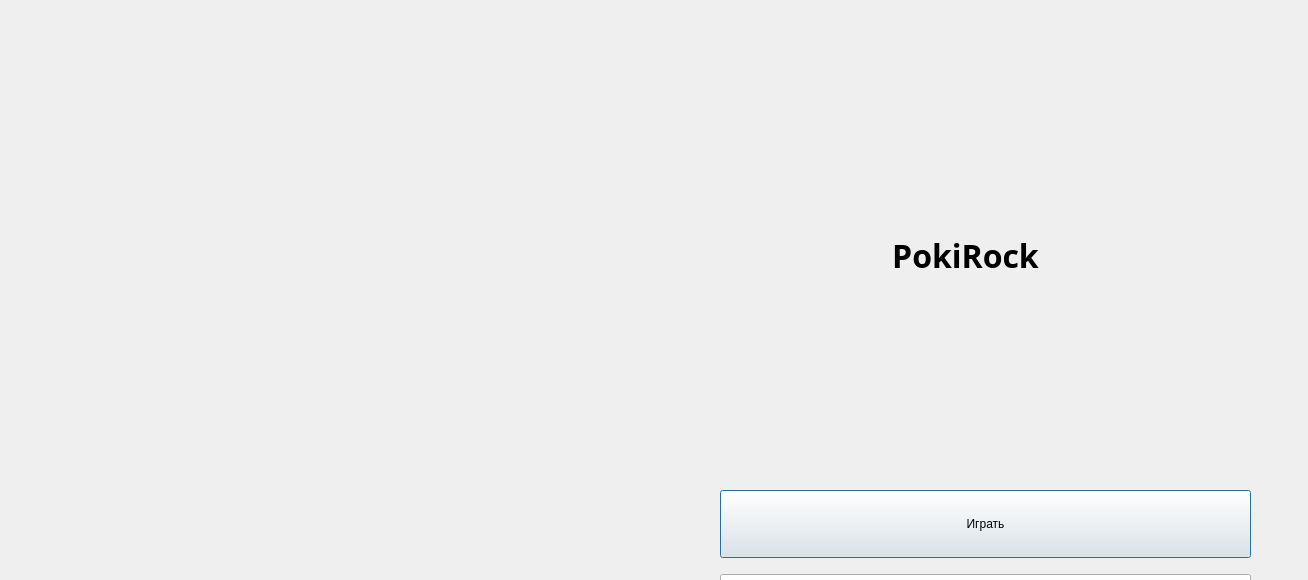
<?xml version="1.0" encoding="UTF-8"?>
<ui version="4.0">
 <class>main_menu</class>
 <widget class="QDialog" name="main_menu">
  <property name="geometry">
   <rect>
    <x>0</x>
    <y>0</y>
    <width>1308</width>
    <height>580</height>
   </rect>
  </property>
  <property name="windowTitle">
   <string>PokiRock</string>
  </property>
  <widget class="QLabel" name="label">
   <property name="geometry">
    <rect>
     <x>800</x>
     <y>190</y>
     <width>331</width>
     <height>131</height>
    </rect>
   </property>
   <property name="font">
    <font>
     <family>Forte</family>
    </font>
   </property>
   <property name="text">
    <string>&lt;html&gt;&lt;head/&gt;&lt;body&gt;&lt;p align=&quot;center&quot;&gt;&lt;span style=&quot; font-size:24pt; font-weight:600;&quot;&gt;PokiRock&lt;/span&gt;&lt;/p&gt;&lt;/body&gt;&lt;/html&gt;</string>
   </property>
   <property name="wordWrap">
    <bool>true</bool>
   </property>
  </widget>
  <widget class="QLabel" name="image">
   <property name="geometry">
    <rect>
     <x>690</x>
     <y>90</y>
     <width>781</width>
     <height>241</height>
    </rect>
   </property>
   <property name="sizePolicy">
    <sizepolicy hsizetype="Fixed" vsizetype="Fixed">
     <horstretch>0</horstretch>
     <verstretch>0</verstretch>
    </sizepolicy>
   </property>
   <property name="text">
    <string/>
   </property>
   <property name="pixmap">
    <pixmap>Poker-Transparent-Images-Clip-Art.png</pixmap>
   </property>
  </widget>
  <widget class="QWidget" name="layoutWidget">
   <property name="geometry">
    <rect>
     <x>720</x>
     <y>490</y>
     <width>531</width>
     <height>321</height>
    </rect>
   </property>
   <layout class="QVBoxLayout" name="verticalLayout">
    <item>
     <widget class="QPushButton" name="pushButton_2">
      <property name="sizePolicy">
       <sizepolicy hsizetype="Preferred" vsizetype="Preferred">
        <horstretch>0</horstretch>
        <verstretch>0</verstretch>
       </sizepolicy>
      </property>
      <property name="text">
       <string>Играть</string>
      </property>
     </widget>
    </item>
    <item>
     <spacer name="verticalSpacer">
      <property name="orientation">
       <enum>Qt::Vertical</enum>
      </property>
      <property name="sizeType">
       <enum>QSizePolicy::Preferred</enum>
      </property>
      <property name="sizeHint" stdset="0">
       <size>
        <width>20</width>
        <height>10</height>
       </size>
      </property>
     </spacer>
    </item>
    <item>
     <widget class="QPushButton" name="pushButton_3">
      <property name="sizePolicy">
       <sizepolicy hsizetype="Minimum" vsizetype="Preferred">
        <horstretch>0</horstretch>
        <verstretch>0</verstretch>
       </sizepolicy>
      </property>
      <property name="text">
       <string>Профиль</string>
      </property>
     </widget>
    </item>
    <item>
     <spacer name="verticalSpacer_2">
      <property name="orientation">
       <enum>Qt::Vertical</enum>
      </property>
      <property name="sizeType">
       <enum>QSizePolicy::Preferred</enum>
      </property>
      <property name="sizeHint" stdset="0">
       <size>
        <width>20</width>
        <height>10</height>
       </size>
      </property>
     </spacer>
    </item>
    <item>
     <widget class="QPushButton" name="pushButton_4">
      <property name="sizePolicy">
       <sizepolicy hsizetype="Minimum" vsizetype="Preferred">
        <horstretch>0</horstretch>
        <verstretch>0</verstretch>
       </sizepolicy>
      </property>
      <property name="text">
       <string>Настройки</string>
      </property>
     </widget>
    </item>
    <item>
     <spacer name="verticalSpacer_3">
      <property name="orientation">
       <enum>Qt::Vertical</enum>
      </property>
      <property name="sizeType">
       <enum>QSizePolicy::Preferred</enum>
      </property>
      <property name="sizeHint" stdset="0">
       <size>
        <width>20</width>
        <height>10</height>
       </size>
      </property>
     </spacer>
    </item>
    <item>
     <widget class="QPushButton" name="pushButton">
      <property name="sizePolicy">
       <sizepolicy hsizetype="Minimum" vsizetype="Preferred">
        <horstretch>0</horstretch>
        <verstretch>0</verstretch>
       </sizepolicy>
      </property>
      <property name="text">
       <string>Выйти</string>
      </property>
     </widget>
    </item>
   </layout>
  </widget>
  <zorder>layoutWidget</zorder>
  <zorder>image</zorder>
  <zorder>label</zorder>
 </widget>
 <resources/>
 <connections/>
</ui>
